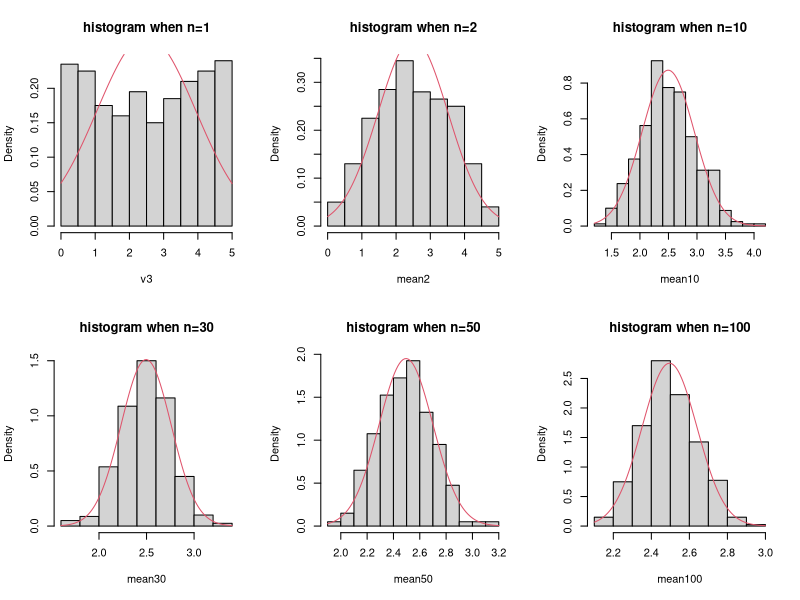

Source code (R):
### A simulated example illustrating CLT
## Generate n=100 random variables from a Uniform(0,5) distribution
## Have n.obs=400 observations of each variable.
n <- 100
n.obs <- 400
rand.data3 <- matrix(runif(n.obs*n, min = 0, max = 5), nrow=n.obs)
## Create summary variables;
# v1--the first variable, mean2 -- average of the first two variables
# mean10 -- average of the first 10 variables, similarly mean30, etc.
v3 <- rand.data3[,1] #The first column (variable)
#Average of the first two columns(variables),
# apply function 'mean' on margin 1 (row-wise function application)
mean2 <- apply(rand.data3[,1:2], FUN=mean, MARGIN=1)
#Average of the first ten columns(variables)
mean10<- apply(rand.data3[,1:10], FUN=mean, MARGIN=1)
#Average of the first 30, 50, 100 columns (variables)
mean30 <- apply(rand.data3[,1:30], FUN=mean, MARGIN=1)
mean50 <- apply(rand.data3[,1:50], FUN=mean, MARGIN=1)
mean100 <- apply(rand.data3[,1:100], FUN=mean, MARGIN=1)
##Plot the histograms of the summary variables above, overlay with
# the density plot of the normal distribution in the CLT.
mu <- mean(rand.data3) #Poisson mean
sigma <- sd(rand.data3) #Poisson standard deviation
## Arrange 6 plots in one page 2 by 3
par(mfrow=c(2,3))
# Histogram of v2,
# then add the normal density curve in red color (col=2)
hist(v3, freq = FALSE, main="histogram when n=1")
curve(dnorm(x, mean=mu, sd=sigma),col=2,add=T)
# Histograms of mean2, mean10, ....
hist(mean2, freq = FALSE, main="histogram when n=2")
curve(dnorm(x, mean=mu, sd=sigma/sqrt(2)),col=2,add=T)
hist(mean10, freq = FALSE, main="histogram when n=10")
curve(dnorm(x, mean=mu, sd=sigma/sqrt(10)),col=2,add=T)
hist(mean30, freq = FALSE, main="histogram when n=30")
curve(dnorm(x, mean=mu, sd=sigma/sqrt(30)),col=2,add=T)
hist(mean50, freq = FALSE, main="histogram when n=50")
curve(dnorm(x, mean=mu, sd=sigma/sqrt(50)),col=2,add=T)
hist(mean100, freq = FALSE, main="histogram when n=100")
curve(dnorm(x, mean=mu, sd=sigma/sqrt(100)),col=2,add=T)